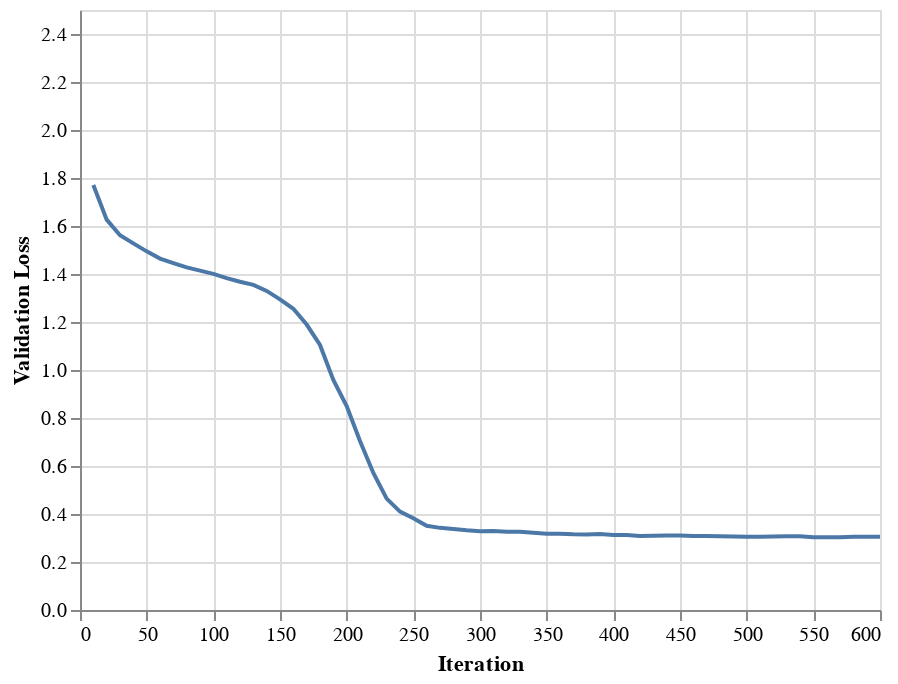

Here is the notebook cell this chart was saved with:
### Markdown cell above
## Training without an attribution prior
First, we train without an attribution prior. The neural network mostly focuses on $x_0$ and $x_1$, but it also uses $x_2$ to make predictions, even though all the information contained in $x_2$ is already contained in $x_0$. We visualize the feature importances using the SHAP package.

### Code cell
train(use_ap=False)

### Figure 1 — Vega-Lite specification as saved in the notebook (floating-point values rounded to 4 significant figures)
{"$schema": "https://vega.github.io/schema/vega-lite/v3.2.1.json", "config": {"mark": {"tooltip": null}, "view": {"height": 300, "width": 400}}, "data": {"name": "data-0008f5897ff0d8afff72bf89394a1d18"}, "datasets": {"data-0008f5897ff0d8afff72bf89394a1d18": [{"Iteration": 10, "Validation Loss": 1.771}, {"Iteration": 20, "Validation Loss": 1.627}, {"Iteration": 30, "Validation Loss": 1.561}, {"Iteration": 40, "Validation Loss": 1.528}, {"Iteration": 50, "Validation Loss": 1.494}, {"Iteration": 60, "Validation Loss": 1.464}, {"Iteration": 70, "Validation Loss": 1.445}, {"Iteration": 80, "Validation Loss": 1.427}, {"Iteration": 90, "Validation Loss": 1.414}, {"Iteration": 100, "Validation Loss": 1.401}, {"Iteration": 110, "Validation Loss": 1.383}, {"Iteration": 120, "Validation Loss": 1.368}, {"Iteration": 130, "Validation Loss": 1.355}, {"Iteration": 140, "Validation Loss": 1.33}, {"Iteration": 150, "Validation Loss": 1.294}, {"Iteration": 160, "Validation Loss": 1.255}, {"Iteration": 170, "Validation Loss": 1.189}, {"Iteration": 180, "Validation Loss": 1.104}, {"Iteration": 190, "Validation Loss": 0.9586}, {"Iteration": 200, "Validation Loss": 0.8496}, {"Iteration": 210, "Validation Loss": 0.7043}, {"Iteration": 220, "Validation Loss": 0.5711}, {"Iteration": 230, "Validation Loss": 0.4641}, {"Iteration": 240, "Validation Loss": 0.4098}, {"Iteration": 250, "Validation Loss": 0.3821}, {"Iteration": 260, "Validation Loss": 0.3511}, {"Iteration": 270, "Validation Loss": 0.3423}, {"Iteration": 280, "Validation Loss": 0.3376}, {"Iteration": 290, "Validation Loss": 0.3322}, {"Iteration": 300, "Validation Loss": 0.3285}, {"Iteration": 310, "Validation Loss": 0.329}, {"Iteration": 320, "Validation Loss": 0.3262}, {"Iteration": 330, "Validation Loss": 0.3262}, {"Iteration": 340, "Validation Loss": 0.3219}, {"Iteration": 350, "Validation Loss": 0.3179}, {"Iteration": 360, "Validation Loss": 0.3182}, {"Iteration": 370, "Validation Loss": 0.3158}, {"Iteration": 380, "Validation Loss": 0.3147}, {"Iteration": 390, "Validation Loss": 0.3171}, {"Iteration": 400, "Validation Loss": 0.3128}, {"Iteration": 410, "Validation Loss": 0.3122}, {"Iteration": 420, "Validation Loss": 0.3085}, {"Iteration": 430, "Validation Loss": 0.3093}, {"Iteration": 440, "Validation Loss": 0.3104}, {"Iteration": 450, "Validation Loss": 0.3105}, {"Iteration": 460, "Validation Loss": 0.3081}, {"Iteration": 470, "Validation Loss": 0.308}, {"Iteration": 480, "Validation Loss": 0.3077}, {"Iteration": 490, "Validation Loss": 0.3066}, {"Iteration": 500, "Validation Loss": 0.3056}, {"Iteration": 510, "Validation Loss": 0.3054}, {"Iteration": 520, "Validation Loss": 0.3068}, {"Iteration": 530, "Validation Loss": 0.3068}, {"Iteration": 540, "Validation Loss": 0.3071}, {"Iteration": 550, "Validation Loss": 0.303}, {"Iteration": 560, "Validation Loss": 0.3028}, {"Iteration": 570, "Validation Loss": 0.3027}, {"Iteration": 580, "Validation Loss": 0.3053}, {"Iteration": 590, "Validation Loss": 0.3057}, {"Iteration": 600, "Validation Loss": 0.3054}]}, "encoding": {"x": {"field": "Iteration", "type": "quantitative"}, "y": {"field": "Validation Loss", "scale": {"domain": [0, 2.5]}, "type": "quantitative"}}, "mark": "line"}
